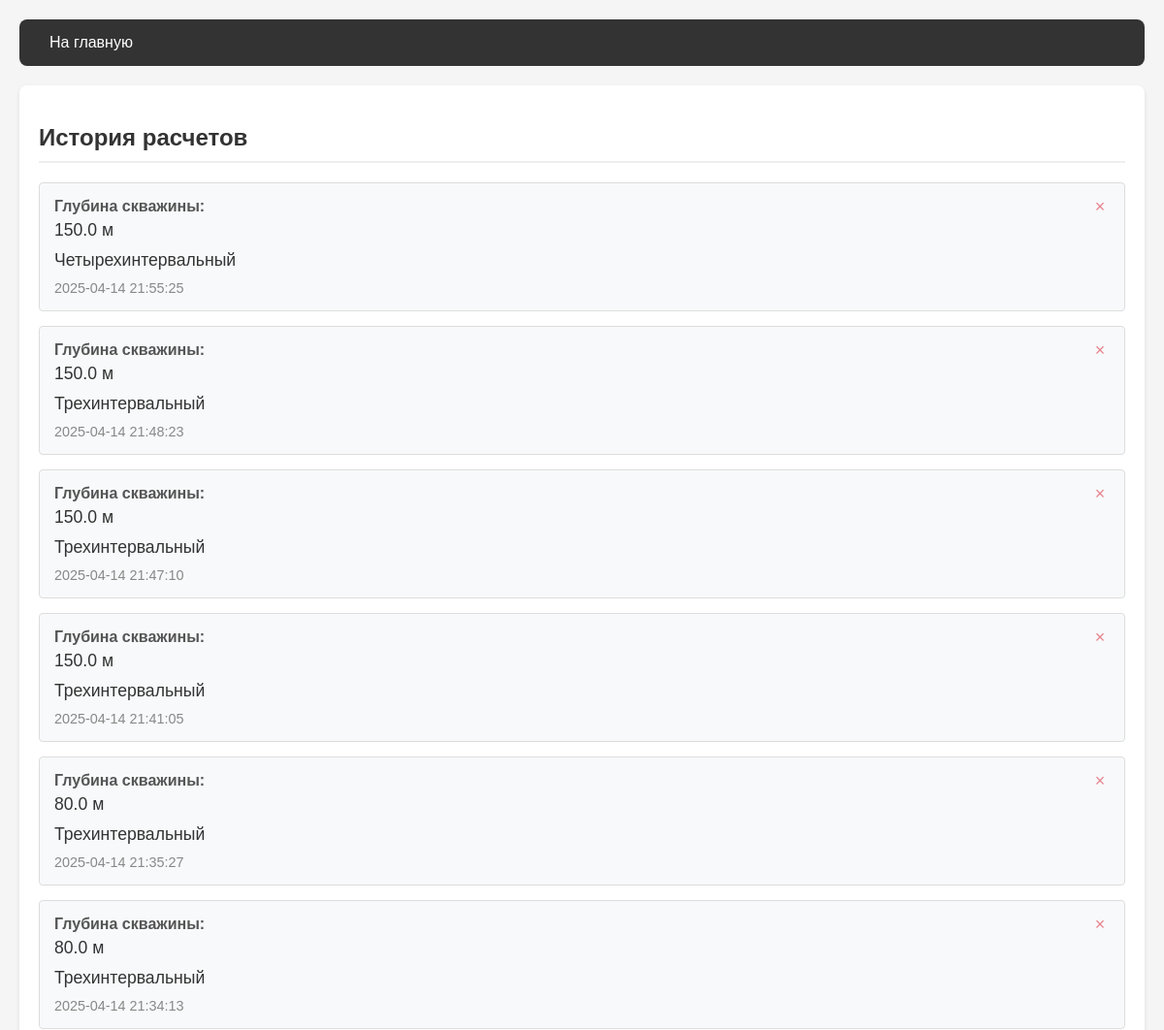
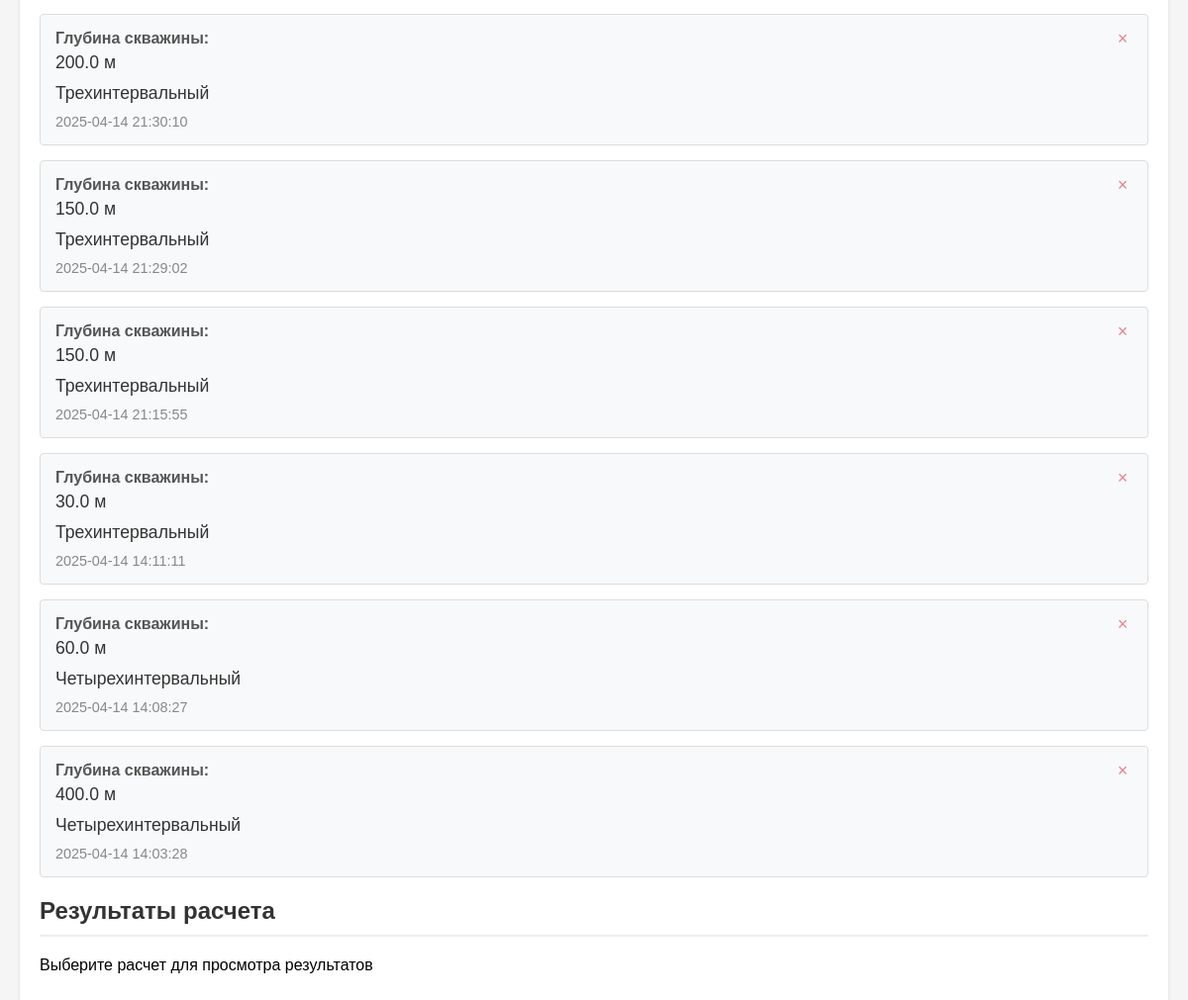
Before: /history with the older database file (2 pictures, top to bottom).
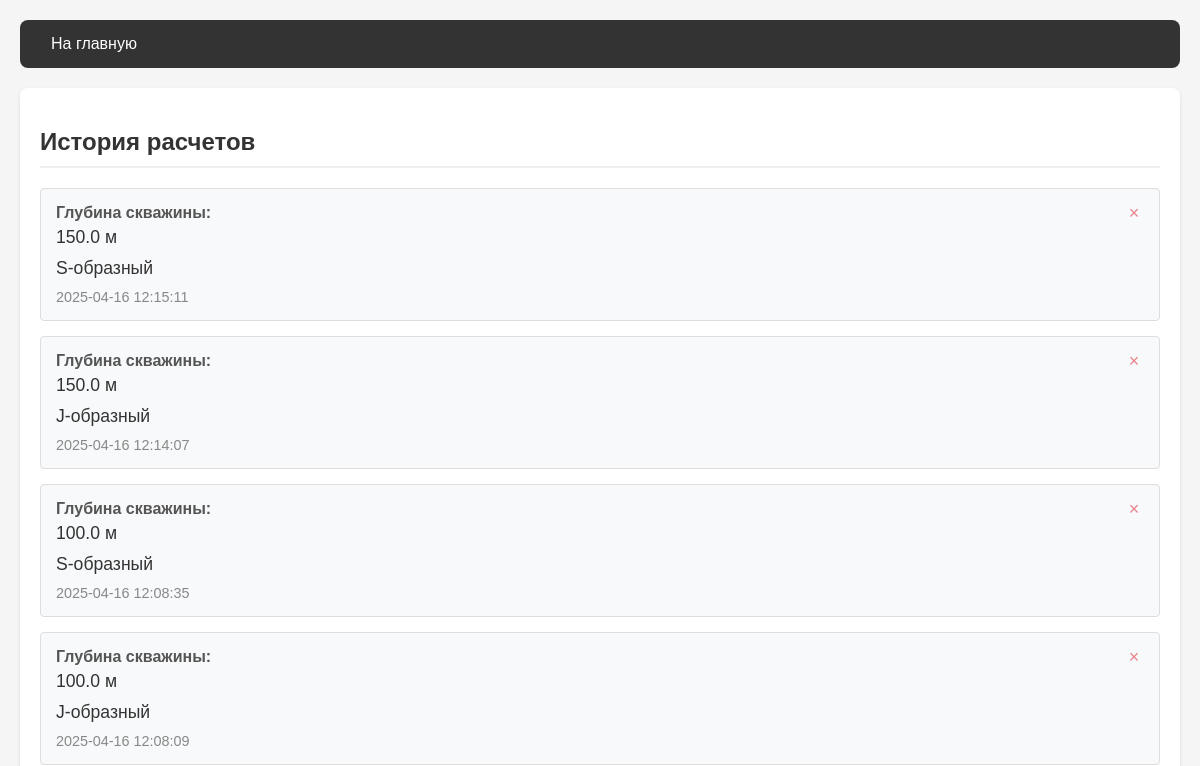
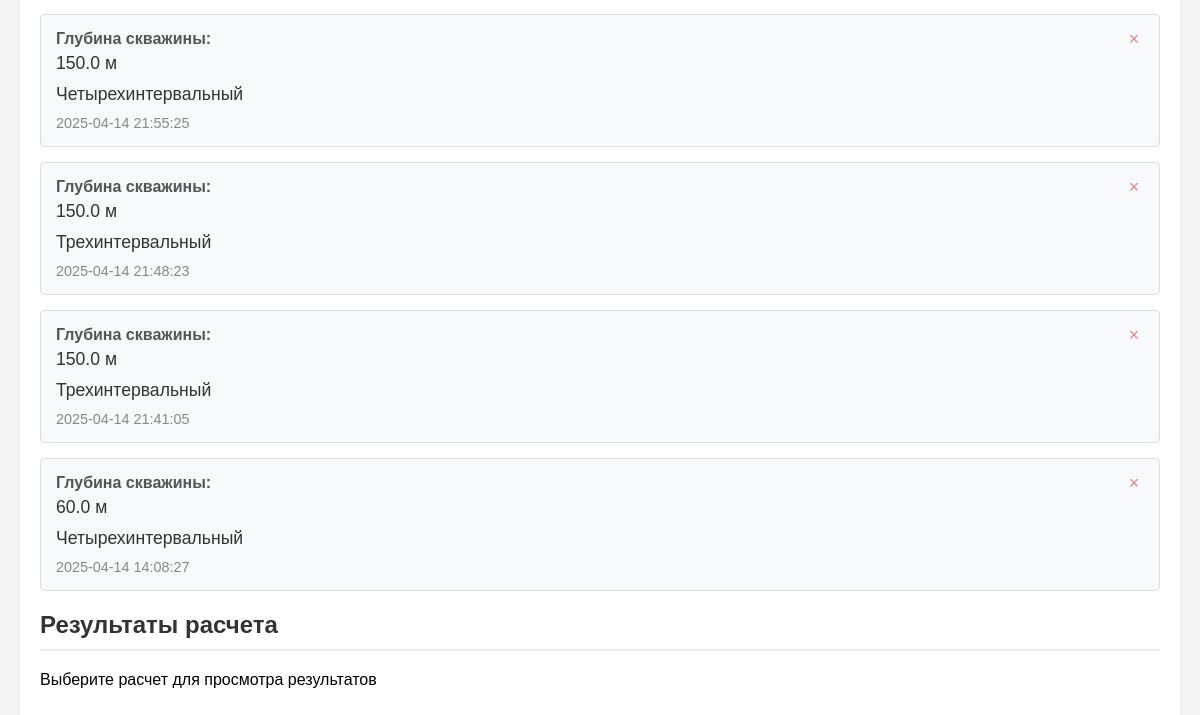
After: the same page with the newer database file (2 pictures, top to bottom).
### tables this page shows
CREATE TABLE "calculations" (
                id INTEGER PRIMARY KEY AUTOINCREMENT,
                depth REAL,
                profile_type INTEGER, -- 1 - трехинтервальный, 2 - четырехинтервальный
                timestamp DATETIME,
                results TEXT
            );

### app.py (the view)
@app.route('/history')
def history():
    calculations = get_all_calculations()
    return render_template('history.html', calculations=calculations)

### database.py (called while the page is built)
def get_all_calculations():
    print("Получение списка всех расчетов")
    conn = sqlite3.connect('calculations.db')
    c = conn.cursor()
    try:
        c.execute('SELECT id, depth, profile_type, timestamp FROM calculations ORDER BY timestamp DESC')
        calculations = []
        for row in c.fetchall():
            profile_type_str = "Трехинтервальный" if row[2] == 1 else "Четырехинтервальный"
            calculations.append({
                'id': row[0],
                'depth': row[1],
                'profile_type': row[2],
                'profile_type_str': profile_type_str,
                'timestamp': row[3]
            })
        print(f"Найдено {len(calculations)} расчетов")
        return calculations
    except Exception as e:
        print(f"Ошибка при получении расчетов: {str(e)}")
        raise
    finally:
        conn.close()

### templates/history.html (shortened to what this page needs)
<!DOCTYPE html>
<html lang="ru">
<head>
</head>
<body>
    <div class="container">
        <div class="nav">
            <a href="/">На главную</a>
        </div>
        <div class="main-content">
            <h2>История расчетов</h2>
            {% if calculations %}
                <ul class="calculation-list">
                    {% for calc in calculations %}
                        <li class="calculation-item" onclick="showResults('{{ calc.id }}')">
                            <button class="delete-btn" onclick="deleteCalculation(event, '{{ calc.id }}')">&times;</button>
                            <div class="info-label">Глубина скважины:</div>
                            <div class="info-value">{{ calc.depth }} м</div>
                            <div class="info-value">{{ "Трехинтервальный" if calc.profile_type == 1 else "Четырехинтервальный" if calc.profile_type == 2 else "J-образный" if calc.profile_type == 3 else "S-образный" if calc.profile_type == 4 else "Неизвестный тип" }}</div>
                            <div class="timestamp">{{ calc.timestamp }}</div>
                        </li>
                    {% endfor %}
                </ul>
            {% else %}
                <p class="no-results">История расчетов пуста</p>
            {% endif %}
            <div class="results-panel">
                <h2>Результаты расчета</h2>
                <div id="results-content">
                    <p>Выберите расчет для просмотра результатов</p>
                </div>
            </div>
        </div>
    </div>
</body>
</html>

### templates/history.html (style rules this page uses)
body { font-family: Arial, sans-serif; margin: 0; padding: 20px; background-color: #f5f5f5; }
.container { max-width: 1200px; margin: 0 auto; }
.nav { background-color: #333; padding: 15px; border-radius: 8px; margin-bottom: 20px; }
.nav a { margin-right: 15px; text-decoration: none; color: white; padding: 8px 16px; border-radius: 4px; transition: background-color 0.2s; }
.main-content { background: white; padding: 20px; border-radius: 8px; box-shadow: 0 2px 4px rgba(0,0,0,0.1); }
.calculation-list { list-style: none; padding: 0; margin: 0; }
.calculation-item { padding: 15px; border: 1px solid #ddd; border-radius: 4px; margin-bottom: 15px; cursor: pointer; transition: all 0.3s ease; background: #f8f9fa; position: relative; }
.info-label { font-weight: bold; color: #555; margin-bottom: 5px; }
.info-value { color: #333; margin-bottom: 10px; font-size: 1.1em; }
.timestamp { color: #888; font-size: 0.9em; margin-top: 5px; }
.delete-btn { position: absolute; top: 10px; right: 10px; background: none; border: none; color: #dc3545; cursor: pointer; padding: 5px; font-size: 18px; opacity: 0.6; transition: opacity 0.2s; display: flex; align-items: center; justify-content: center; width: 30px; height: 30px; border-radius: 50%; }
h2 { color: #333; margin-bottom: 20px; padding-bottom: 10px; border-bottom: 2px solid #eee; }
.results-panel { margin-top: 20px; }

Changed rows visible on the page:
removed calculations: depth "150.0", profile_type "Трехинтервальный", timestamp "2025-04-14 21:47:10"
removed calculations: depth "80.0", profile_type "Трехинтервальный", timestamp "2025-04-14 21:35:27"
removed calculations: depth "80.0", profile_type "Трехинтервальный", timestamp "2025-04-14 21:34:13"
removed calculations: depth "200.0", profile_type "Трехинтервальный", timestamp "2025-04-14 21:30:10"
removed calculations: depth "150.0", profile_type "Трехинтервальный", timestamp "2025-04-14 21:29:02"
removed calculations: depth "150.0", profile_type "Трехинтервальный", timestamp "2025-04-14 21:15:55"
removed calculations: depth "30.0", profile_type "Трехинтервальный", timestamp "2025-04-14 14:11:11"
removed calculations: depth "400.0", profile_type "Четырехинтервальный", timestamp "2025-04-14 14:03:28"
added calculations: depth "150.0", profile_type "S-образный", timestamp "2025-04-16 12:15:11"
added calculations: depth "150.0", profile_type "J-образный", timestamp "2025-04-16 12:14:07"
added calculations: depth "100.0", profile_type "S-образный", timestamp "2025-04-16 12:08:35"
added calculations: depth "100.0", profile_type "J-образный", timestamp "2025-04-16 12:08:09"
